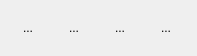
<?xml version="1.0" encoding="UTF-8"?>
<ui version="4.0">
 <class>WindowCut</class>
 <widget class="QWidget" name="WindowCut">
  <property name="geometry">
   <rect>
    <x>0</x>
    <y>0</y>
    <width>197</width>
    <height>56</height>
   </rect>
  </property>
  <property name="windowTitle">
   <string>Form</string>
  </property>
  <property name="styleSheet">
   <string notr="true"/>
  </property>
  <layout class="QHBoxLayout" name="horizontalLayout">
   <property name="leftMargin">
    <number>8</number>
   </property>
   <property name="topMargin">
    <number>8</number>
   </property>
   <property name="rightMargin">
    <number>8</number>
   </property>
   <property name="bottomMargin">
    <number>8</number>
   </property>
   <item>
    <widget class="QToolButton" name="toolButton">
     <property name="minimumSize">
      <size>
       <width>40</width>
       <height>40</height>
      </size>
     </property>
     <property name="maximumSize">
      <size>
       <width>40</width>
       <height>40</height>
      </size>
     </property>
     <property name="text">
      <string>...</string>
     </property>
     <property name="icon">
      <iconset resource="../resources/qrc.qrc">
       <normaloff>:/images/windowcut_1.png</normaloff>:/images/windowcut_1.png</iconset>
     </property>
     <property name="iconSize">
      <size>
       <width>38</width>
       <height>38</height>
      </size>
     </property>
     <property name="checkable">
      <bool>true</bool>
     </property>
     <property name="autoRaise">
      <bool>true</bool>
     </property>
    </widget>
   </item>
   <item>
    <widget class="QToolButton" name="toolButton_2">
     <property name="minimumSize">
      <size>
       <width>40</width>
       <height>40</height>
      </size>
     </property>
     <property name="maximumSize">
      <size>
       <width>40</width>
       <height>40</height>
      </size>
     </property>
     <property name="text">
      <string>...</string>
     </property>
     <property name="icon">
      <iconset resource="../resources/qrc.qrc">
       <normaloff>:/images/windowcut_4.png</normaloff>:/images/windowcut_4.png</iconset>
     </property>
     <property name="iconSize">
      <size>
       <width>38</width>
       <height>38</height>
      </size>
     </property>
     <property name="checkable">
      <bool>true</bool>
     </property>
     <property name="autoRaise">
      <bool>true</bool>
     </property>
    </widget>
   </item>
   <item>
    <widget class="QToolButton" name="toolButton_3">
     <property name="minimumSize">
      <size>
       <width>40</width>
       <height>40</height>
      </size>
     </property>
     <property name="maximumSize">
      <size>
       <width>40</width>
       <height>40</height>
      </size>
     </property>
     <property name="text">
      <string>...</string>
     </property>
     <property name="icon">
      <iconset resource="../resources/qrc.qrc">
       <normaloff>:/images/windowcut_6.png</normaloff>:/images/windowcut_6.png</iconset>
     </property>
     <property name="iconSize">
      <size>
       <width>38</width>
       <height>38</height>
      </size>
     </property>
     <property name="checkable">
      <bool>true</bool>
     </property>
     <property name="autoRaise">
      <bool>true</bool>
     </property>
    </widget>
   </item>
   <item>
    <widget class="QToolButton" name="toolButton_4">
     <property name="minimumSize">
      <size>
       <width>40</width>
       <height>40</height>
      </size>
     </property>
     <property name="maximumSize">
      <size>
       <width>40</width>
       <height>40</height>
      </size>
     </property>
     <property name="text">
      <string>...</string>
     </property>
     <property name="icon">
      <iconset resource="../resources/qrc.qrc">
       <normaloff>:/images/windowcut_9.png</normaloff>:/images/windowcut_9.png</iconset>
     </property>
     <property name="iconSize">
      <size>
       <width>38</width>
       <height>38</height>
      </size>
     </property>
     <property name="checkable">
      <bool>true</bool>
     </property>
     <property name="autoRaise">
      <bool>true</bool>
     </property>
    </widget>
   </item>
  </layout>
 </widget>
 <resources>
  <include location="../resources/qrc.qrc"/>
 </resources>
 <connections/>
</ui>
